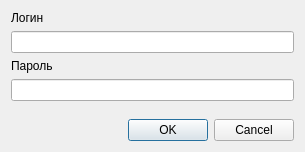
<?xml version="1.0" encoding="UTF-8"?>
<ui version="4.0">
 <class>AuthDlg</class>
 <widget class="QDialog" name="AuthDlg">
  <property name="geometry">
   <rect>
    <x>0</x>
    <y>0</y>
    <width>305</width>
    <height>152</height>
   </rect>
  </property>
  <property name="windowTitle">
   <string>Dialog</string>
  </property>
  <layout class="QVBoxLayout" name="verticalLayout">
   <item>
    <widget class="QLabel" name="label_2">
     <property name="text">
      <string>Логин</string>
     </property>
    </widget>
   </item>
   <item>
    <widget class="QLineEdit" name="loginEdit"/>
   </item>
   <item>
    <widget class="QLabel" name="label">
     <property name="text">
      <string>Пароль</string>
     </property>
    </widget>
   </item>
   <item>
    <widget class="QLineEdit" name="passwordEdit">
     <property name="echoMode">
      <enum>QLineEdit::Password</enum>
     </property>
    </widget>
   </item>
   <item>
    <spacer name="verticalSpacer">
     <property name="orientation">
      <enum>Qt::Vertical</enum>
     </property>
     <property name="sizeHint" stdset="0">
      <size>
       <width>20</width>
       <height>40</height>
      </size>
     </property>
    </spacer>
   </item>
   <item>
    <widget class="QDialogButtonBox" name="buttonBox">
     <property name="orientation">
      <enum>Qt::Horizontal</enum>
     </property>
     <property name="standardButtons">
      <set>QDialogButtonBox::Cancel|QDialogButtonBox::Ok</set>
     </property>
    </widget>
   </item>
  </layout>
 </widget>
 <resources/>
 <connections>
  <connection>
   <sender>buttonBox</sender>
   <signal>accepted()</signal>
   <receiver>AuthDlg</receiver>
   <slot>accept()</slot>
   <hints>
    <hint type="sourcelabel">
     <x>248</x>
     <y>254</y>
    </hint>
    <hint type="destinationlabel">
     <x>157</x>
     <y>274</y>
    </hint>
   </hints>
  </connection>
  <connection>
   <sender>buttonBox</sender>
   <signal>rejected()</signal>
   <receiver>AuthDlg</receiver>
   <slot>reject()</slot>
   <hints>
    <hint type="sourcelabel">
     <x>316</x>
     <y>260</y>
    </hint>
    <hint type="destinationlabel">
     <x>286</x>
     <y>274</y>
    </hint>
   </hints>
  </connection>
 </connections>
</ui>
